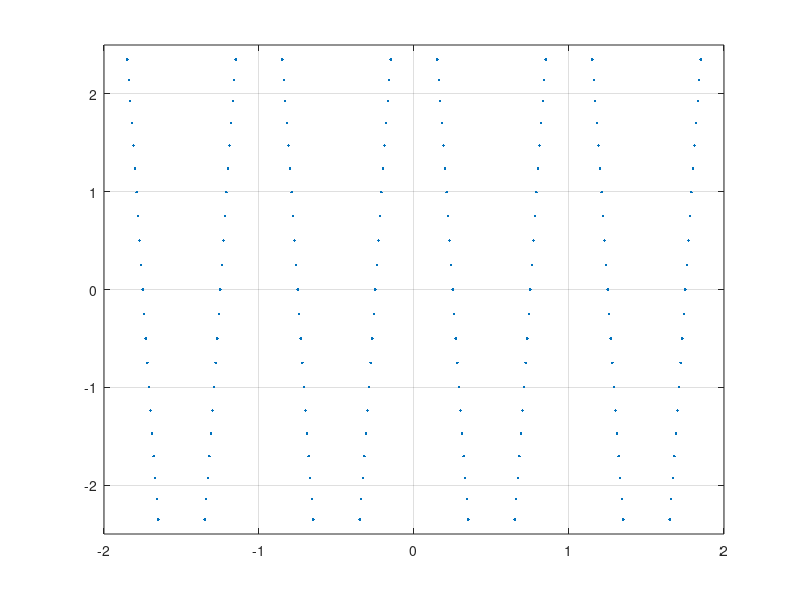
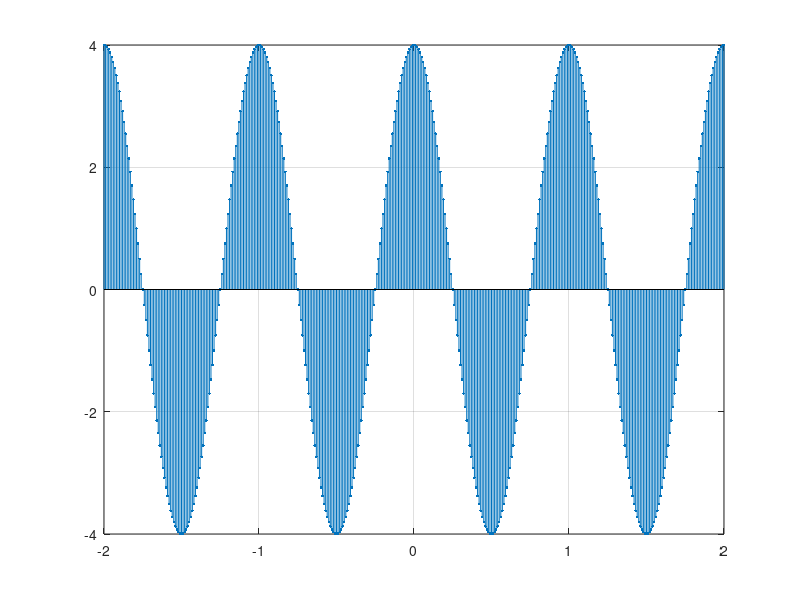

MATLAB code for these plots, in order:
close all
clear
clc

t = -2:0.01:2;
A = 4;
w = 2*pi*1;
y = A*sin(w*t+pi/2);

gambar1 = figure;
plot(t,y, '.')
axis([-2 2 -2.5 2.5])
grid on

gambar = figure;
stem(t,y, '.')
grid on;

%saveas(gambar,'amplitudo.png')
%saveas(gambar1,'amplitudo1.png')